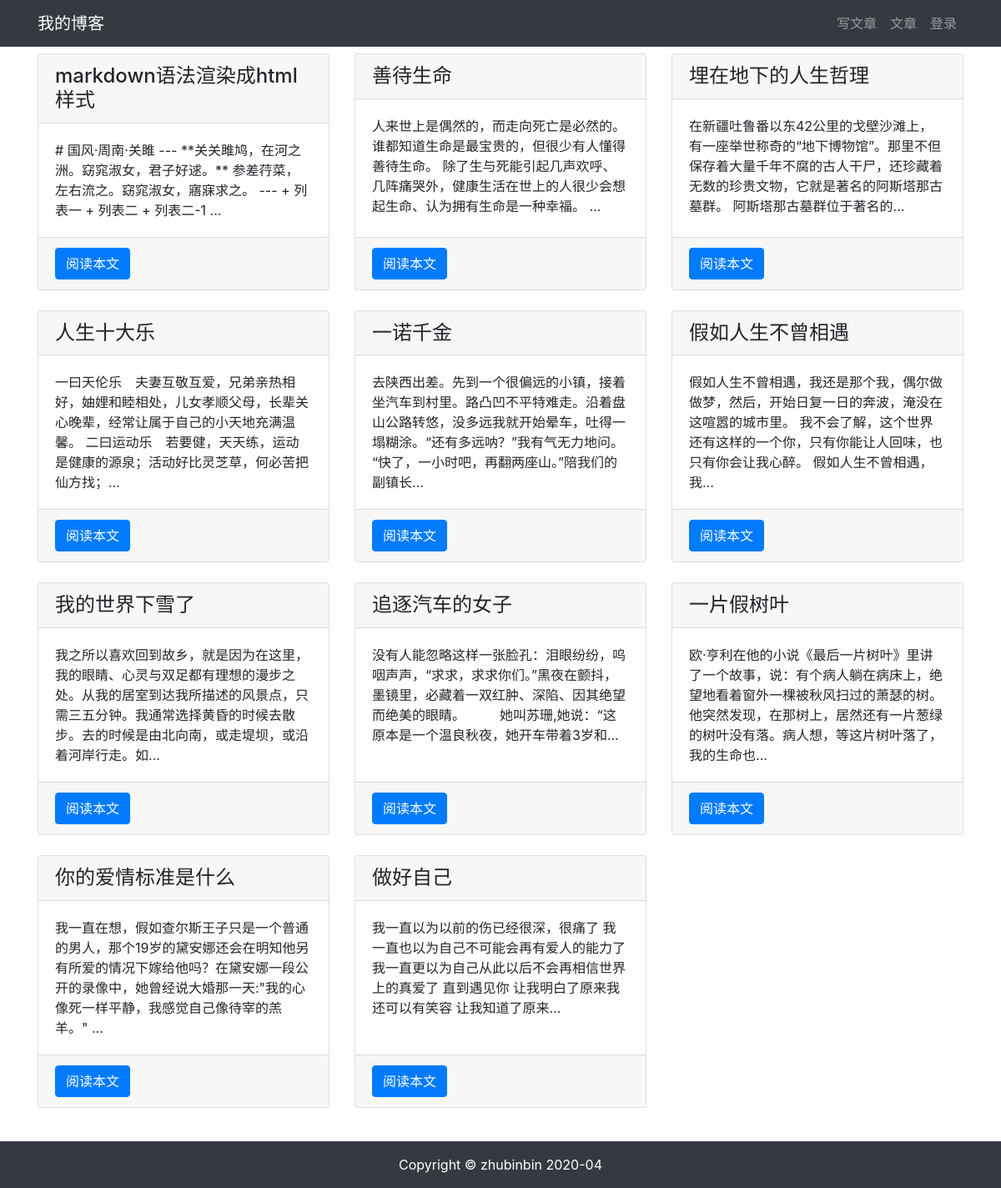
Page /blog/ on the earlier database version.
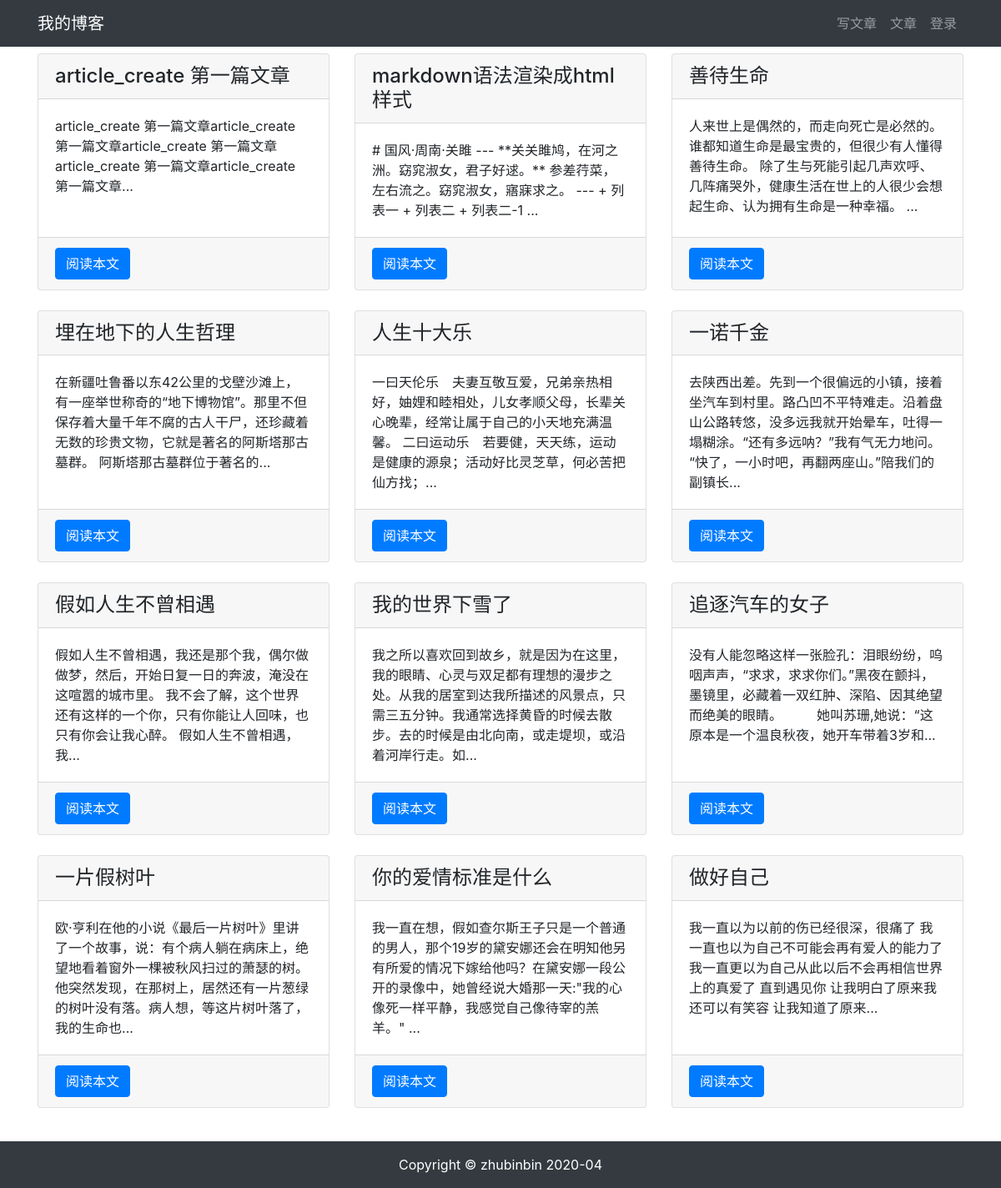
Same page on the later database version.
### blog/models.py (models this page shows, shortened)
class ArticlePost(models.Model):
    author = models.ForeignKey(User, on_delete=models.CASCADE)
    title = models.CharField(max_length=100)
    body = models.TextField()
    created = models.DateTimeField(default=timezone.now)
    updated = models.DateTimeField(auto_now=True)
    class Meta:
        ordering = ('-created',)

### blog/views.py (the view)
# urls.py: path('', views.article_list, name='article_list'),
def article_list(request):
    articles = ArticlePost.objects.all()
    context = {"articles": articles}
    return render(request, 'blog/list.html', context)

### templates/blog/list.html (shortened to what this page needs)
{% extends "base.html" %}
{% load static %}
{% block content %}
<div class="container">
    <div class="row mt-2">
        {% for article in articles %}
        <div class="col-4 mb-4">
            <div class="card h-100">
                <h4 class="card-header">{{ article.title }}</h4>
                <div class="card-body">
                    <p class="card-text">{{ article.body|slice:'100' }}...</p>
                </div>
                <div class="card-footer">
                    <a href="{% url 'blog:article_detail' article.id %}" class="btn btn-primary">阅读本文</a>
                </div>
            </div>
        </div>
        {% endfor %}
    </div>
</div>
{% endblock content %}

### templates/base.html (shortened to what this page needs)
{% load static %}
<!DOCTYPE html>
<html lang="zh-cn">
<head>
    <link rel="stylesheet" href="{% static 'bootstrap/css/bootstrap.min.css' %}">
</head>
<body>
    {% include 'header.html' %}
    {% block content %}{% endblock content %}
    {% include 'footer.html' %}
</body>
</html>

### templates/header.html (shortened to what this page needs)
<nav class="navbar navbar-expand-lg navbar-dark bg-dark">
    <div class="container">
        <a class="navbar-brand" href="#">我的博客</a>
        <div>
            <ul class="navbar-nav">
                <li class="nav-item">
                    <a class="nav-link" href="{% url 'blog:article_create' %}">写文章</a>
                </li>
                <li class="nav-item">
                    <a class="nav-link" href="{% url 'blog:article_list' %}">文章</a>
                </li>
                {% if user.is_authenticated %}
                    <li class="nav-item dropdown">
                        <a class="nav-link dropdown-toggle" href="#" id="navbarDropdown" role="button"
                           data-toggle="dropdown" aria-haspopup="true" aria-expanded="false">
                            {{ user.username }}
                        </a>
                        <div class="dropdown-menu" aria-labelledby="navbarDropdown">
                            <a class="dropdown-item" href='{% url "userprofile:edit" user.id %}'>个人信息</a>
                            <a class="dropdown-item" href="#" onclick="user_delete()">删除用户</a>
                            <a class="dropdown-item" href="{% url 'userprofile:logout' %}">退出登录</a>
                        </div>
                    </li>
                {% else %}
                    <li class="nav-item">
                        <a class="nav-link" href="{% url 'userprofile:login' %}">登录</a>
                    </li>
                {% endif %}
            </ul>
        </div>
    </div>
</nav>

### templates/footer.html
<div>
    <br><br><br>
</div>
<footer class="py-3 bg-dark fixed-bottom">
    <div class="container">
        <p class="m-0 text-center text-white">Copyright &copy; zhubinbin 2020-04</p>
    </div>
</footer>

Differences in the rows shown:
added ArticlePost: title "article_create 第一篇文章", body "article_create 第一篇文章article_create 第一篇文章article_create 第一篇文章article_create 第一篇文章article_create 第一篇文章"
